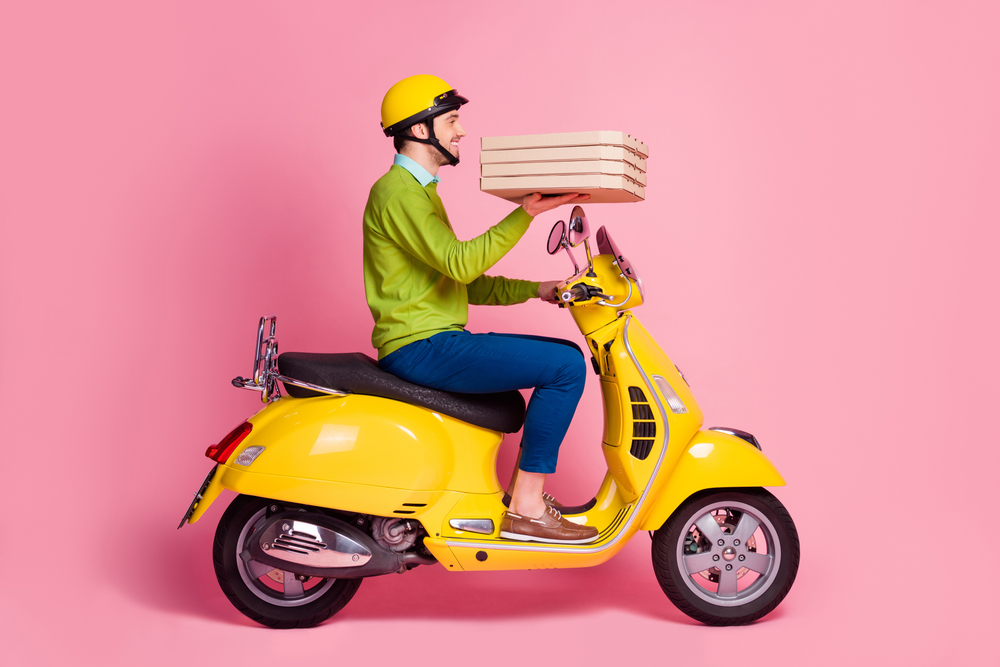
//> input picture Lab10.2/test.jpg, 1000 x 667 px
$ ./Lab10.2   (built with g++ and OpenCV 4)
//> lines starting //> are read from the running program, lines starting //| are printed output that depends on the picture; after the words box and inside, x2 and y2 are one past the last pixel; in counts of white or black regions, pixels touching at a corner belong together
#include <opencv2/opencv.hpp>
#include <iostream>
#include <string>

using namespace cv;
using namespace std;

class EdgeDetector {
private:
    Mat sourceImage;
    Mat processedImage;

    void preProcess(int blurSize = 3) {
        Mat gray;
        if (sourceImage.channels() == 3) {
            cvtColor(sourceImage, gray, COLOR_BGR2GRAY);
        }
        else {
            gray = sourceImage.clone();
        }
        GaussianBlur(gray, processedImage, Size(blurSize, blurSize), 0);
    }

public:
    EdgeDetector(string filePath) {
//> called with filePath = "test.jpg"
        sourceImage = imread(filePath);
//> sourceImage is the input picture: 667 rows x 1000 cols, CV_8UC3; mean B, G, R 146.4, 147.5, 221.9
        if (sourceImage.empty()) {
            throw runtime_error("Error: Could not open or find the image: " + filePath);
        }
        preProcess();
//> in preProcess, `cvtColor(sourceImage, gray, COLOR_BGR2GRAY);`:
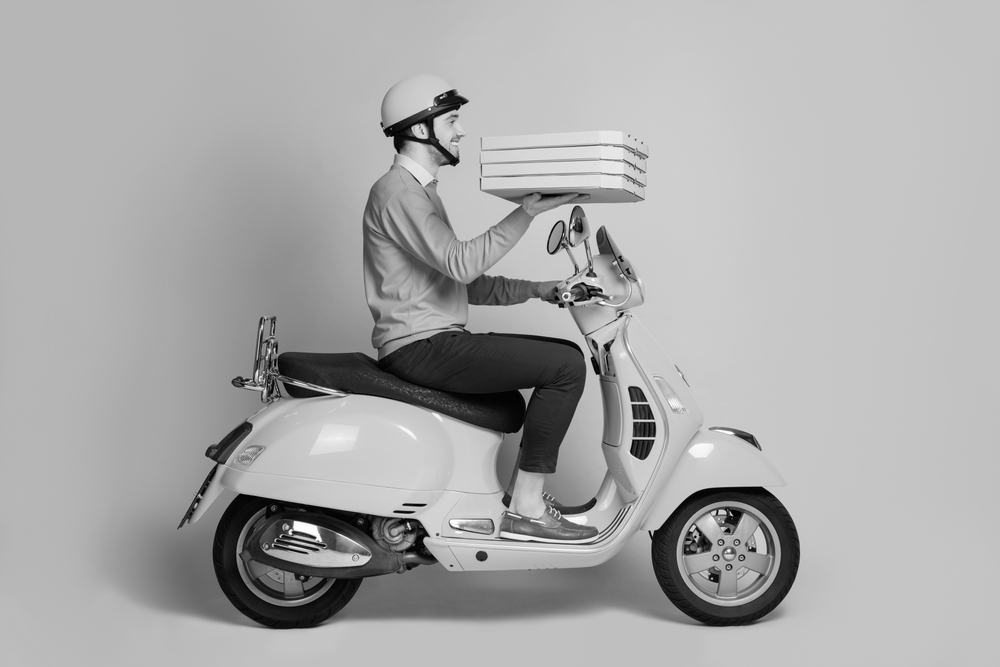
//> gray: 667 rows x 1000 cols, CV_8UC1; min 0, max 255, mean 169.6
    }

    Mat getSobel(int dx, int dy, int kSize = 5) {
//> called with dx = 1, dy = 0, kSize = 5
        Mat result;
        // Use CV_64F to avoid overflow during gradient calculation
        Sobel(processedImage, result, CV_64F, dx, dy, kSize);
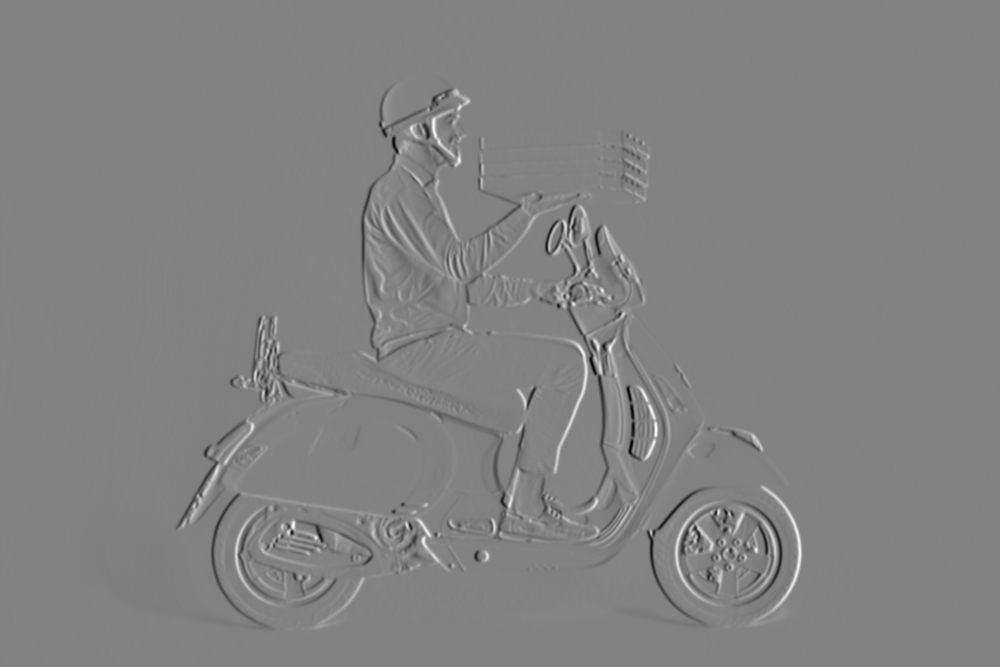
//> result: 667 rows x 1000 cols, CV_64FC1; min -7349, max 7105, mean 1.6; drawn with min black and max white
//> call 2 of getSobel, with dx = 0, dy = 1, kSize = 5
//> in getSobel (call 2), `Sobel(processedImage, result, CV_64F, dx, dy, kSize);`:
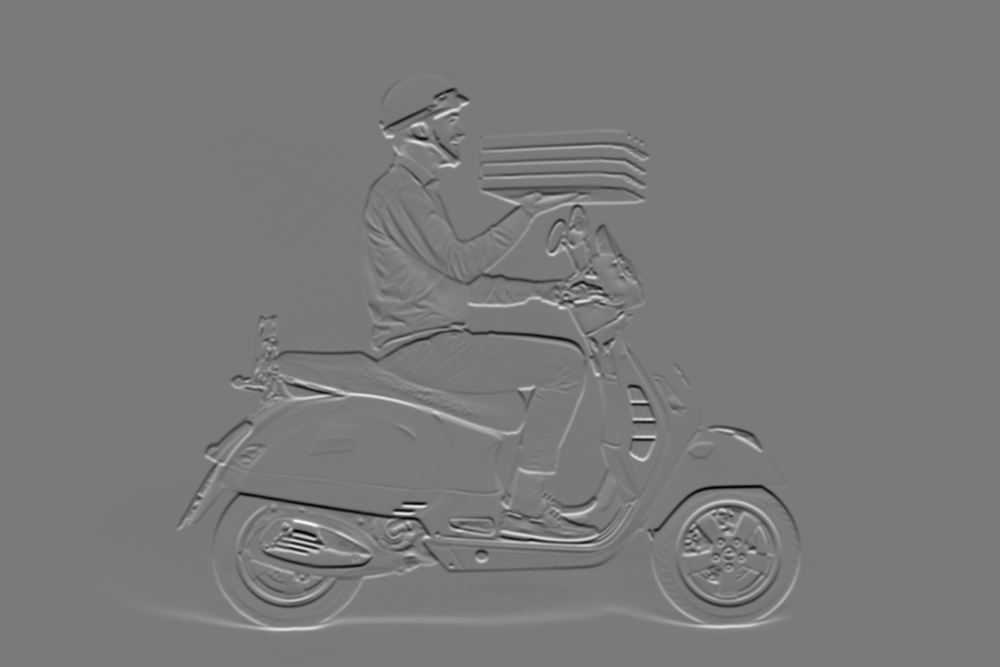
//> result: 667 rows x 1000 cols, CV_64FC1; min -8053, max 8724, mean 0.3; drawn with min black and max white
//> call 3 of getSobel, with dx = 1, dy = 1, kSize = 5
//> in getSobel (call 3), `Sobel(processedImage, result, CV_64F, dx, dy, kSize);`:
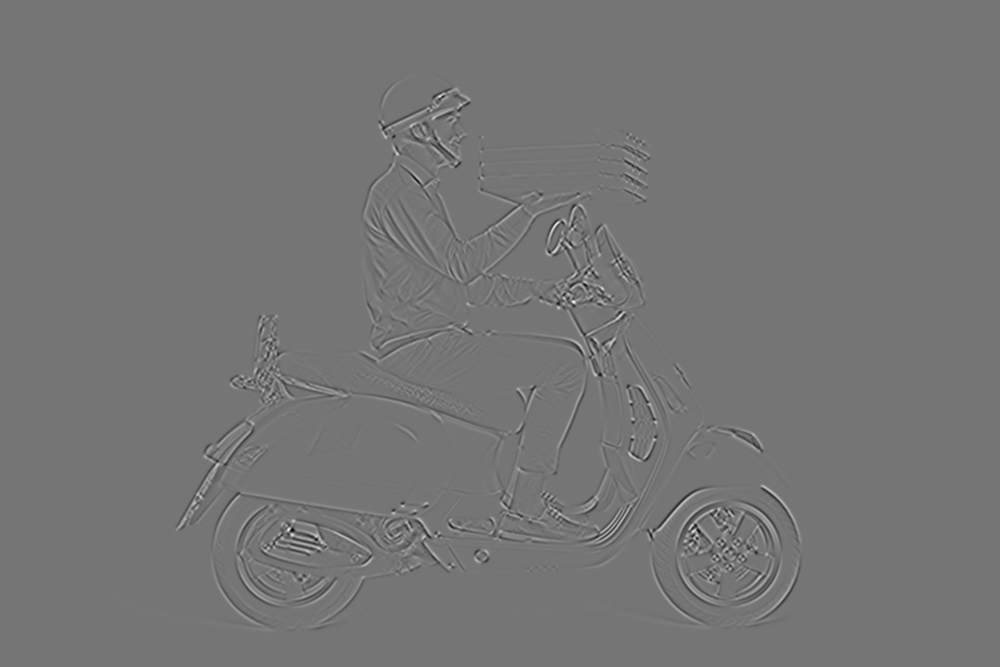
//> result: 667 rows x 1000 cols, CV_64FC1; min -1594, max 1857, mean 0; drawn with min black and max white
        return result;
    }

    Mat getCanny(double lowThreshold, double highThreshold) {
//> called with lowThreshold = 100, highThreshold = 200
        Mat result;
        Canny(processedImage, result, lowThreshold, highThreshold);
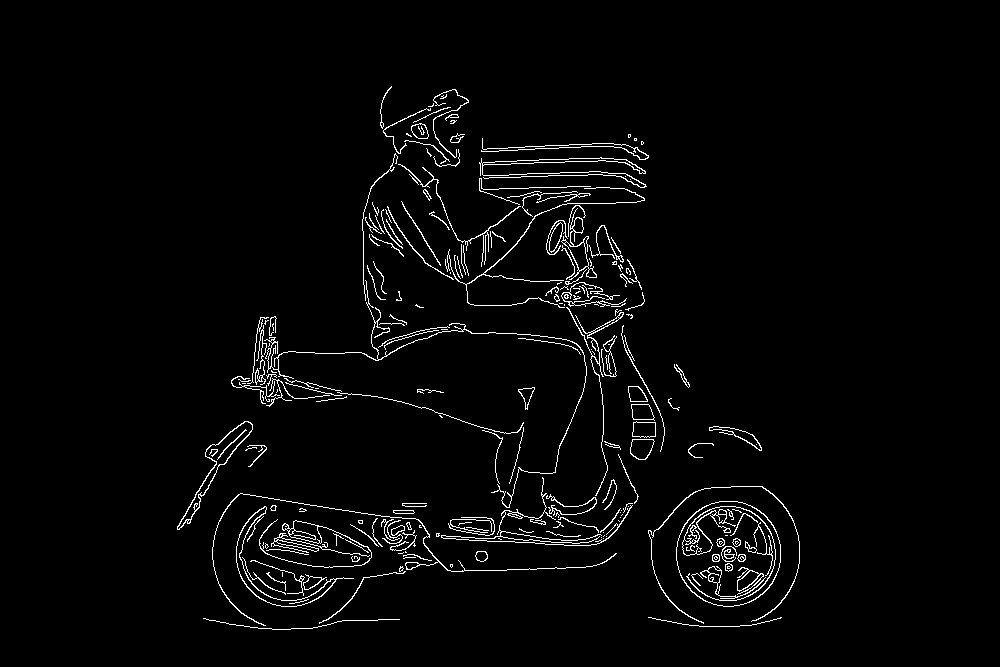
//> result: 667 rows x 1000 cols, CV_8UC1; 2.7% white in thin lines or dots, all inside (x1, y1, x2, y2) = (177, 86, 800, 630)
        return result;
    }

    Mat getSource() const { return sourceImage; }
};

int main() {
    try {
        EdgeDetector detector("test.jpg");

        Mat sobelX = detector.getSobel(1, 0);
        Mat sobelY = detector.getSobel(0, 1);
        Mat sobelXY = detector.getSobel(1, 1);
        Mat cannyEdges = detector.getCanny(100, 200);

        imshow("Original Image", detector.getSource());
        imshow("Sobel X (Vertical edges)", sobelX);
        imshow("Sobel Y (Horizontal edges)", sobelY);
        imshow("Sobel Combined XY", sobelXY);
        imshow("Canny Edge Detection", cannyEdges);

        cout << "Edge detection completed successfully. Press any key to exit." << endl;
        waitKey(0);
        destroyAllWindows();

    }
    catch (const exception& e) {
        cerr << "Exception caught: " << e.what() << endl;
        return -1;
    }

    return 0;
}
